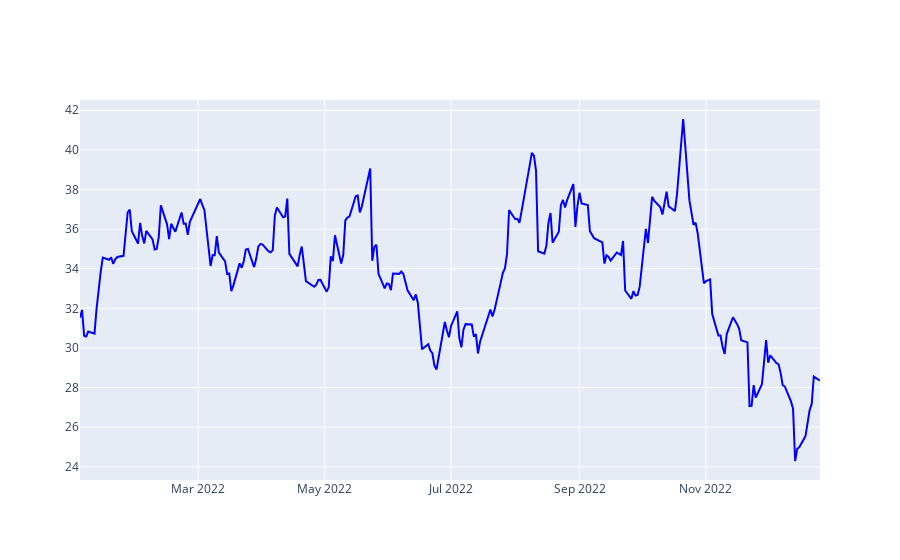

Notebook code for this chart:
### Code cell
fig = go.Figure()

fig.add_trace(
    go.Scatter(
        name="Fechamento",
        x=df.index,
        y=df["Close"],
        line=dict(color='blue', width=2))
)

### Figure 1 — Plotly figure (JSON) as saved in the notebook; plotly's stock layout.template omitted (floating-point values rounded to 4 significant figures; data arrays with more than 128 entries replaced by an {"elided": "..."} marker saying what was removed)
{"data": [{"line": {"color": "blue", "width": 2}, "name": "Fechamento", "type": "scatter", "x": {"elided": "247 str values"}, "y": {"elided": "247 float values"}}], "layout": {}}
